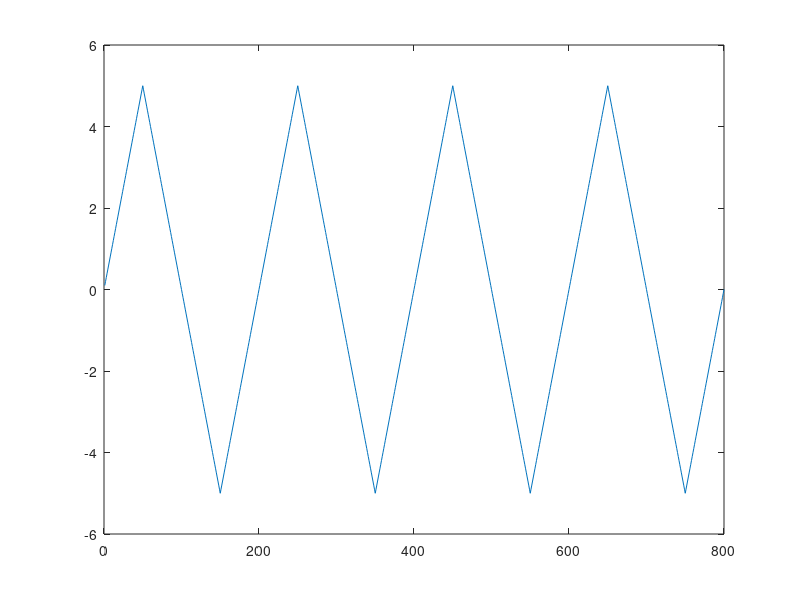

This chart was generated by the following MATLAB code:
%%%%%%%%%%%%%%%%%%%%%%%%%%%%%
%%%%  saw-tooth pattern  %%%%
%%%%%%%%%%%%%%%%%%%%%%%%%%%%%


% Parameters
Vmax = 5;
Vmin = -5;
tolerance = 0.1;
increment = 0.1;


ndata = 800;

oscillator_data = zeros(1, ndata);


%  Initialize variables.
j = 1;                        % j is the time variable (x-axis)
V_stable = (Vmax + Vmin)/2.0; % V_stable is set as the midpoint between Vmax and Vmin
Vm = V_stable;                % Vm is the output of the system
Vd_work = Vmax;               % The current max value for Vm
V0_work = Vmin; % the current min value for Vm
state = 'e'; % state “e” is for exciter, i for inhibitor
T = tolerance; % Set T to the tolerence value, we want to reach Vd_work and V0_work within tolerance value T.
C = increment; % Set C to the value that Vm is increment/decremented by

we2i = 1;
wi2e = 1;

% Generate patterns.
while (j <= ndata),
	% Excite state.
  % In the excite state, Vm is incremented until it reaches Vmax
  if strcmp(state,'e')
    Vm = Vm + C;
    % If exceeds the current max value for Vm, Vd_work, transiton to the inhibit state.
    if (Vm >= ( Vd_work-T))
      % Set the state to inhibit.
      state = 'i';
      % Diminish the current min value for Vm, V0_work, by the weight from Exciter to Inhibitor, we2i.
      V0_work = V0_work * we2i;
    end

  % Inhibit state.
	elseif strcmp(state,'i')
    Vm = Vm - C;
    % If Vm is less than the current min value for Vm, V0_work, transiton to the excite state.
    if ( Vm <= ( V0_work + T))
      % Set the state to excite.
      state = 'e';
      % Increase the current max value for Vm, Vd_work, by the weight from Inhibitor to Excitor, wi2e.
      Vd_work = Vd_work * wi2e;
   end
  end
  
  % Output data.
	oscillator_data(j) =  Vm;
  
  % Increment count.
  j = j + 1;
    
end

plot(oscillator_data);